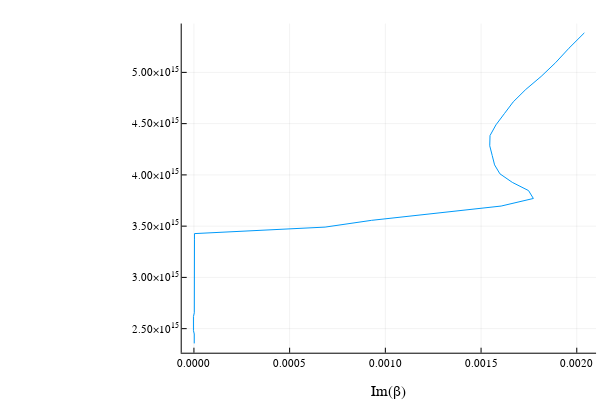

Write notebook code for a chart like this one.
### Code cell
plot(imag(βtt),3e17k₀A,label=:none,xlabel="Im(β)")

### Figure 1 — Plotly figure (JSON) as saved in the notebook; plotly's stock layout.template omitted (floating-point values rounded to 4 significant figures)
{"data": [{"colorbar": {"len": 0.9143, "title": {"text": ""}, "x": 0.9934, "y": 0.533}, "legendgroup": "", "line": {"color": "rgba(0, 154, 250, 1.000)", "dash": "solid", "shape": "linear", "width": 1}, "mode": "lines", "name": "", "showlegend": false, "type": "scatter", "x": [0.00204, 0.001959, 0.001889, 0.001814, 0.001734, 0.001668, 0.001622, 0.001578, 0.001547, 0.001545, 0.001558, 0.001571, 0.001598, 0.001663, 0.001748, 0.001773, 0.001605, 0.001259, 0.0009275, 0.0006854, 2.889e-06, 2.851e-06, 2.789e-06, 2.724e-06, 2.651e-06, 2.581e-06, 2.513e-06, 2.449e-06, 2.39e-06, 2.334e-06, 2.282e-06, 2.232e-06, 2.185e-06, 2.14e-06, 2.098e-06, 2.058e-06, 2.021e-06, -2.526e-06, -2.492e-06, -2.459e-06, -2.426e-06, -2.394e-06, 1.822e-06, 1.791e-06, 1.761e-06, 1.733e-06], "xaxis": "x", "y": [5385587406153931, 5235987755982989, 5094474573388854, 4960409453036516, 4833219467061220, 4712388980384690, 4597452663789941, 4487989505128276, 4384000000000000.0, 4284000000000000.0, 4188790204786391, 4097729548160600, 4010543813093353, 3926990816987241, 3846848147252808, 3769911184307752, 3696000000000000.0, 3624914600295915, 3556519985195992, 3490658503988659, 3427191985734320, 3365992128846207, 3306939635357677, 3249923434748062, 3195000000000000.0, 3141592653589793, 3090091134678485, 3040000000000000.0, 2992000000000000.0, 2945243112740431, 2899931680236732, 2856000000000000.0, 2813366555453546, 2771993517873347, 2731819698773733, 2693000000000000.0, 2654867031202642, 2618000000000000.0, 2582130948155994, 2547237286694427, 2513000000000000.0, 2480204726518258, 2448000000000000.0, 2416609733530610, 2386000000000000.0, 2356194490192345], "yaxis": "y"}], "layout": {"annotations": [], "height": 400, "legend": {"bgcolor": "rgba(255, 255, 255, 1.000)", "bordercolor": "rgba(0, 0, 0, 1)", "borderwidth": 1, "font": {"color": "rgba(0, 0, 0, 1)", "family": "sans-serif", "size": 11}, "title": {"font": {"color": "rgba(0, 0, 0, 1)", "family": "sans-serif", "size": 15}, "text": ""}, "tracegroupgap": 0, "traceorder": "normal", "x": 1, "xanchor": "auto", "y": 1, "yanchor": "auto"}, "margin": {"b": 20, "l": 0, "r": 0, "t": 20}, "paper_bgcolor": "rgba(255, 255, 255, 1.000)", "plot_bgcolor": "rgba(255, 255, 255, 1.000)", "showlegend": true, "width": 600, "xaxis": {"anchor": "y", "domain": [0.3029, 0.9934], "gridcolor": "rgba(0, 0, 0, 0.1)", "gridwidth": 0.5, "linecolor": "rgba(0, 0, 0, 1)", "mirror": false, "range": [-6.379e-05, 0.002101], "showgrid": true, "showline": true, "showticklabels": true, "tickangle": 0, "tickcolor": "rgb(0, 0, 0)", "tickfont": {"color": "rgba(0, 0, 0, 1)", "family": "sans-serif", "size": 11}, "tickmode": "array", "ticks": "inside", "ticktext": ["0.0000", "0.0005", "0.0010", "0.0015", "0.0020"], "tickvals": [0, 0.0005, 0.001, 0.0015, 0.002], "title": {"font": {"color": "rgba(0, 0, 0, 1)", "family": "sans-serif", "size": 15}, "text": "Im(β)"}, "type": "linear", "visible": true, "zeroline": false, "zerolinecolor": "rgba(0, 0, 0, 1)"}, "yaxis": {"anchor": "x", "domain": [0.07581, 0.9902], "gridcolor": "rgba(0, 0, 0, 0.1)", "gridwidth": 0.5, "linecolor": "rgba(0, 0, 0, 1)", "mirror": false, "range": [2265312702713497, 5476469193632779], "showgrid": true, "showline": true, "showticklabels": true, "tickangle": 0, "tickcolor": "rgb(0, 0, 0)", "tickfont": {"color": "rgba(0, 0, 0, 1)", "family": "sans-serif", "size": 11}, "tickmode": "array", "ticks": "inside", "ticktext": ["2.50×10<sup>15</sup>", "3.00×10<sup>15</sup>", "3.50×10<sup>15</sup>", "4.00×10<sup>15</sup>", "4.50×10<sup>15</sup>", "5.00×10<sup>15</sup>"], "tickvals": [2500000000000000, 3000000000000000, 3500000000000000, 4000000000000000, 4500000000000000, 5000000000000000], "title": {"font": {"color": "rgba(0, 0, 0, 1)", "family": "sans-serif", "size": 15}, "text": ""}, "type": "linear", "visible": true, "zeroline": false, "zerolinecolor": "rgba(0, 0, 0, 1)"}}}
